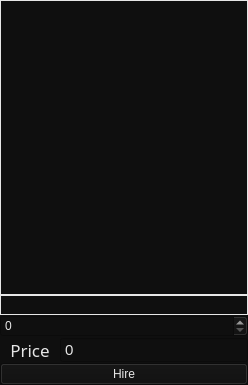
<?xml version="1.0" encoding="UTF-8"?>
<ui version="4.0">
 <class>UnitLayout</class>
 <widget class="QWidget" name="UnitLayout">
  <property name="geometry">
   <rect>
    <x>0</x>
    <y>0</y>
    <width>248</width>
    <height>385</height>
   </rect>
  </property>
  <property name="windowTitle">
   <string>Form</string>
  </property>
  <property name="styleSheet">
   <string notr="true">background-color: rgb(15, 15, 15);
font: 14pt &quot;Ancient Modern Tales&quot;;
color: rgb(230, 230, 230);
</string>
  </property>
  <layout class="QVBoxLayout" name="verticalLayout_2">
   <property name="spacing">
    <number>0</number>
   </property>
   <property name="leftMargin">
    <number>0</number>
   </property>
   <property name="topMargin">
    <number>0</number>
   </property>
   <property name="rightMargin">
    <number>0</number>
   </property>
   <property name="bottomMargin">
    <number>0</number>
   </property>
   <item>
    <widget class="QLabel" name="lbl_unit">
     <property name="sizePolicy">
      <sizepolicy hsizetype="Preferred" vsizetype="MinimumExpanding">
       <horstretch>0</horstretch>
       <verstretch>0</verstretch>
      </sizepolicy>
     </property>
     <property name="minimumSize">
      <size>
       <width>50</width>
       <height>50</height>
      </size>
     </property>
     <property name="maximumSize">
      <size>
       <width>1000</width>
       <height>1000</height>
      </size>
     </property>
     <property name="frameShape">
      <enum>QFrame::Box</enum>
     </property>
     <property name="frameShadow">
      <enum>QFrame::Plain</enum>
     </property>
     <property name="text">
      <string/>
     </property>
    </widget>
   </item>
   <item>
    <widget class="QLabel" name="lbl_unitAmount">
     <property name="sizePolicy">
      <sizepolicy hsizetype="Preferred" vsizetype="MinimumExpanding">
       <horstretch>0</horstretch>
       <verstretch>0</verstretch>
      </sizepolicy>
     </property>
     <property name="minimumSize">
      <size>
       <width>0</width>
       <height>20</height>
      </size>
     </property>
     <property name="maximumSize">
      <size>
       <width>16777215</width>
       <height>20</height>
      </size>
     </property>
     <property name="styleSheet">
      <string notr="true">font: 11pt;</string>
     </property>
     <property name="frameShape">
      <enum>QFrame::Box</enum>
     </property>
     <property name="frameShadow">
      <enum>QFrame::Plain</enum>
     </property>
     <property name="text">
      <string/>
     </property>
     <property name="alignment">
      <set>Qt::AlignCenter</set>
     </property>
    </widget>
   </item>
   <item>
    <widget class="QWidget" name="wgt_hire" native="true">
     <property name="sizePolicy">
      <sizepolicy hsizetype="Preferred" vsizetype="Maximum">
       <horstretch>0</horstretch>
       <verstretch>0</verstretch>
      </sizepolicy>
     </property>
     <layout class="QGridLayout" name="gridLayout">
      <property name="leftMargin">
       <number>0</number>
      </property>
      <property name="topMargin">
       <number>0</number>
      </property>
      <property name="rightMargin">
       <number>0</number>
      </property>
      <property name="bottomMargin">
       <number>0</number>
      </property>
      <property name="spacing">
       <number>0</number>
      </property>
      <item row="2" column="0">
       <widget class="QLabel" name="lbl_totalPrice">
        <property name="minimumSize">
         <size>
          <width>60</width>
          <height>0</height>
         </size>
        </property>
        <property name="maximumSize">
         <size>
          <width>60</width>
          <height>16777215</height>
         </size>
        </property>
        <property name="font">
         <font>
          <family>Ancient Modern Tales</family>
          <pointsize>13</pointsize>
          <weight>50</weight>
          <italic>false</italic>
          <bold>false</bold>
         </font>
        </property>
        <property name="styleSheet">
         <string notr="true">font: 13pt ;</string>
        </property>
        <property name="text">
         <string>Price</string>
        </property>
        <property name="alignment">
         <set>Qt::AlignCenter</set>
        </property>
       </widget>
      </item>
      <item row="2" column="1">
       <widget class="QSpinBox" name="sb_goldHireCost">
        <property name="minimumSize">
         <size>
          <width>100</width>
          <height>0</height>
         </size>
        </property>
        <property name="maximumSize">
         <size>
          <width>16777215</width>
          <height>16777215</height>
         </size>
        </property>
        <property name="styleSheet">
         <string notr="true">font: 11pt;</string>
        </property>
        <property name="readOnly">
         <bool>true</bool>
        </property>
        <property name="buttonSymbols">
         <enum>QAbstractSpinBox::NoButtons</enum>
        </property>
        <property name="maximum">
         <number>999999</number>
        </property>
        <property name="value">
         <number>0</number>
        </property>
       </widget>
      </item>
      <item row="0" column="0" colspan="2">
       <widget class="QSpinBox" name="sb_hireAmount"/>
      </item>
      <item row="3" column="0" colspan="2">
       <widget class="QPushButton" name="pb_hire">
        <property name="text">
         <string>Hire</string>
        </property>
       </widget>
      </item>
     </layout>
    </widget>
   </item>
  </layout>
 </widget>
 <resources/>
 <connections/>
</ui>
